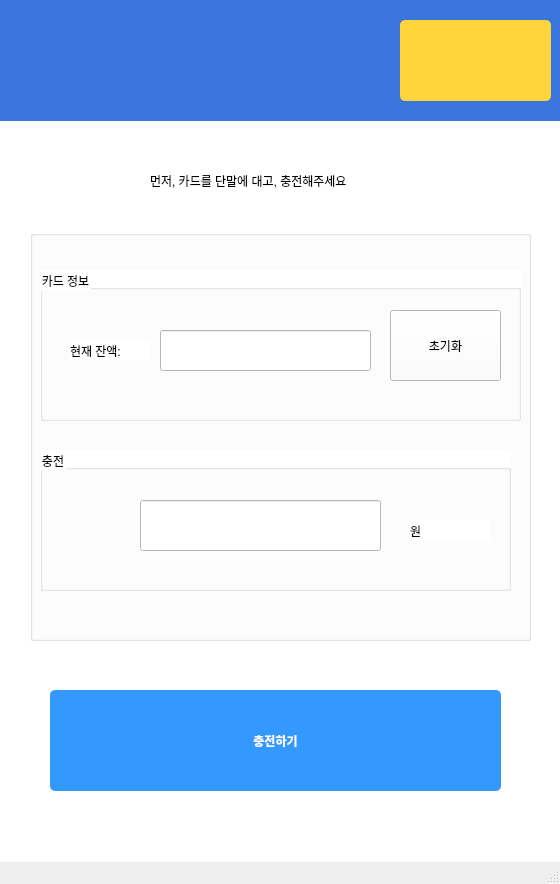
<?xml version="1.0" encoding="UTF-8"?>
<ui version="4.0">
 <class>MainWindow</class>
 <widget class="QMainWindow" name="MainWindow">
  <property name="geometry">
   <rect>
    <x>0</x>
    <y>0</y>
    <width>560</width>
    <height>884</height>
   </rect>
  </property>
  <property name="windowTitle">
   <string>MainWindow</string>
  </property>
  <widget class="QWidget" name="centralwidget">
   <property name="styleSheet">
    <string notr="true">background-color: white;
</string>
   </property>
   <widget class="QWidget" name="verticalLayoutWidget">
    <property name="geometry">
     <rect>
      <x>-10</x>
      <y>0</y>
      <width>621</width>
      <height>121</height>
     </rect>
    </property>
    <layout class="QVBoxLayout" name="verticalLayout">
     <item>
      <widget class="QFrame" name="frame">
       <property name="styleSheet">
        <string notr="true">background-color: #3A75DB
</string>
       </property>
       <property name="frameShape">
        <enum>QFrame::NoFrame</enum>
       </property>
       <widget class="QToolButton" name="Undobtn">
        <property name="geometry">
         <rect>
          <x>410</x>
          <y>20</y>
          <width>151</width>
          <height>81</height>
         </rect>
        </property>
        <property name="styleSheet">
         <string notr="true">background-color: #FFD43B;
color: black;
font-weight: bold;
border-radius: 5px;
padding: 5px 10px;
</string>
        </property>
        <property name="text">
         <string/>
        </property>
       </widget>
       <widget class="QLineEdit" name="Logo">
        <property name="geometry">
         <rect>
          <x>30</x>
          <y>20</y>
          <width>81</width>
          <height>71</height>
         </rect>
        </property>
        <property name="styleSheet">
         <string notr="true">QLineEdit {
    background-image: url(/home/lim/dev_ws/addintexi/UserGUI/data/icon/logo.png);
    background-repeat: no-repeat;
    background-position: center;
    background-size: cover; 
    border: none;
    padding: 0px;
}
</string>
        </property>
       </widget>
      </widget>
     </item>
    </layout>
   </widget>
   <widget class="QPushButton" name="CheckBtn">
    <property name="geometry">
     <rect>
      <x>50</x>
      <y>690</y>
      <width>451</width>
      <height>101</height>
     </rect>
    </property>
    <property name="styleSheet">
     <string notr="true">background-color: #3399FF;
color: white;
font-weight: bold;
border-radius: 5px;
padding: 5px 10px;</string>
    </property>
    <property name="text">
     <string>충전하기</string>
    </property>
   </widget>
   <widget class="QGroupBox" name="groupBox">
    <property name="geometry">
     <rect>
      <x>30</x>
      <y>230</y>
      <width>501</width>
      <height>411</height>
     </rect>
    </property>
    <property name="title">
     <string/>
    </property>
    <widget class="QGroupBox" name="groupBox_2">
     <property name="geometry">
      <rect>
       <x>10</x>
       <y>40</y>
       <width>481</width>
       <height>151</height>
      </rect>
     </property>
     <property name="title">
      <string>카드 정보</string>
     </property>
     <widget class="QLabel" name="label_2">
      <property name="geometry">
       <rect>
        <x>30</x>
        <y>70</y>
        <width>81</width>
        <height>21</height>
       </rect>
      </property>
      <property name="text">
       <string>현재 잔액: </string>
      </property>
     </widget>
     <widget class="QLineEdit" name="nowmoney">
      <property name="geometry">
       <rect>
        <x>120</x>
        <y>60</y>
        <width>211</width>
        <height>41</height>
       </rect>
      </property>
      <property name="readOnly">
       <bool>true</bool>
      </property>
     </widget>
     <widget class="QPushButton" name="pushButton">
      <property name="geometry">
       <rect>
        <x>350</x>
        <y>40</y>
        <width>111</width>
        <height>71</height>
       </rect>
      </property>
      <property name="text">
       <string>초기화</string>
      </property>
     </widget>
    </widget>
    <widget class="QGroupBox" name="groupBox_3">
     <property name="geometry">
      <rect>
       <x>10</x>
       <y>220</y>
       <width>471</width>
       <height>141</height>
      </rect>
     </property>
     <property name="title">
      <string>충전</string>
     </property>
     <widget class="QLineEdit" name="lineEdit_2">
      <property name="geometry">
       <rect>
        <x>100</x>
        <y>50</y>
        <width>241</width>
        <height>51</height>
       </rect>
      </property>
     </widget>
     <widget class="QLabel" name="label_4">
      <property name="geometry">
       <rect>
        <x>370</x>
        <y>70</y>
        <width>81</width>
        <height>21</height>
       </rect>
      </property>
      <property name="text">
       <string>원 </string>
      </property>
     </widget>
    </widget>
   </widget>
   <widget class="QLabel" name="label">
    <property name="geometry">
     <rect>
      <x>150</x>
      <y>150</y>
      <width>271</width>
      <height>61</height>
     </rect>
    </property>
    <property name="text">
     <string>먼저, 카드를 단말에 대고, 충전해주세요</string>
    </property>
   </widget>
  </widget>
  <widget class="QStatusBar" name="statusbar"/>
 </widget>
 <resources/>
 <connections/>
</ui>
